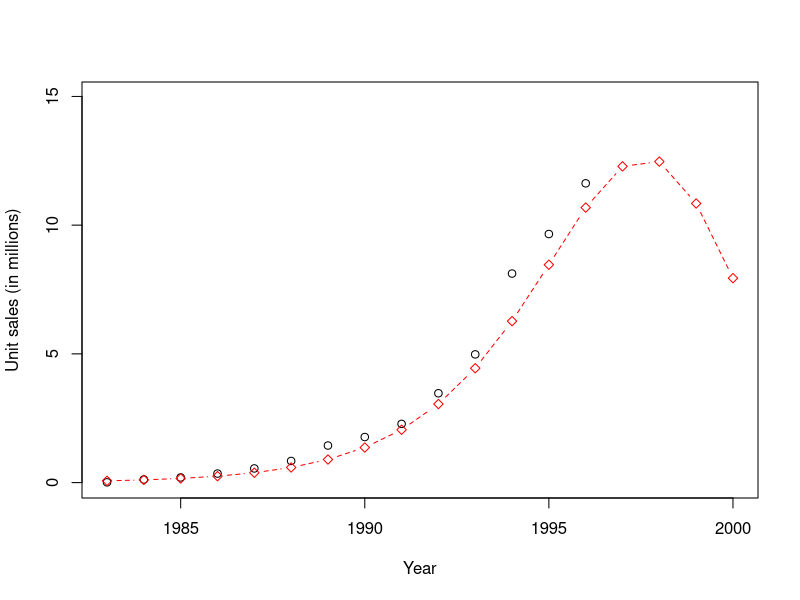
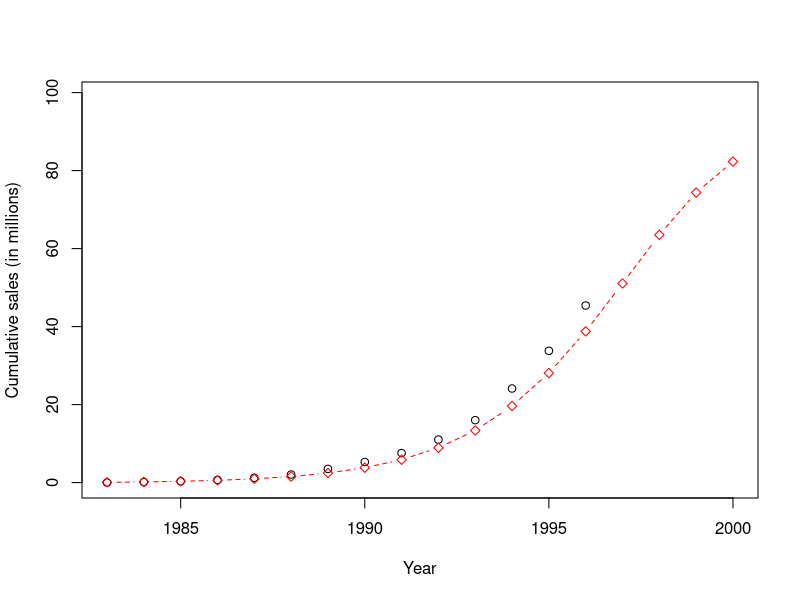

R code for these plots, in order:
## ---- chunk 1
library(tidyverse)
## ---- chunk 2
Data = read_csv("CellularSubscriberData.csv")
## ---- chunk 3
Data
## ---- chunk 4
Data = Data %>%
 mutate(CumSalesLag = lag(CumSales, default = 0)) %>%
  mutate(CumSalesLagSq = CumSalesLag ^ 2) %>%
  mutate(Sales = CumSales - CumSalesLag)
## ---- chunk 5
Data
## ---- chunk 6
ols_out = lm(Sales ~ CumSalesLag + CumSalesLagSq, Data)
## ---- chunk 7
summary(ols_out)
## ---- chunk 8
beta0 = ols_out$coefficients[1]
beta1 = ols_out$coefficients[2]
beta2 = ols_out$coefficients[3]
## ---- chunk 9
m_1 = (-beta1 - sqrt(beta1 ^ 2 - 4 * beta0 * beta2)) / (2 * beta2)
m_2 = (-beta1 + sqrt(beta1 ^ 2 - 4 * beta0 * beta2)) / (2 * beta2)
m_1
## ---- chunk 10
m_2
## ---- chunk 11
m = m_1 # Replace m_2 for m_1 if m_2 is positive...
p = beta0 / m
q = -m * beta2
p
## ---- chunk 12
q
## ---- chunk 13
Data = Data %>% mutate(SalesPred = 0)
N_lag = 0
## ---- chunk 14
for(TIME in 1:nrow(Data)) {
  S_t = (p + q / m * N_lag) * (m - N_lag)
  Data$SalesPred[TIME] = S_t
  N_lag = N_lag + S_t
  }
## ---- chunk 15
plot(Data$Year, Data$Sales, type = "p",
  ylim = c(0, 1.2 * max(Data$Sales, Data$SalesPred, na.rm = TRUE)),
  xlab = "Year", ylab = "Unit sales (in millions)")
  points(Data$Year, Data$SalesPred, type = "b",
  pch = 23, col = "red", lty = 2)
## ---- chunk 16
Data = Data %>% mutate(CumSalesPred = cumsum(SalesPred))
## ---- chunk 17
plot(Data$Year, Data$CumSales, type = "p",
  ylim = c(0, 1.2 * max(Data$CumSales, Data$CumSalesPred, na.rm =
TRUE)),
  xlab = "Year", ylab = "Cumulative sales (in millions)")
  points(Data$Year, Data$CumSalesPred, type = "b",
  pch = 23, col = "red", lty = 2)
